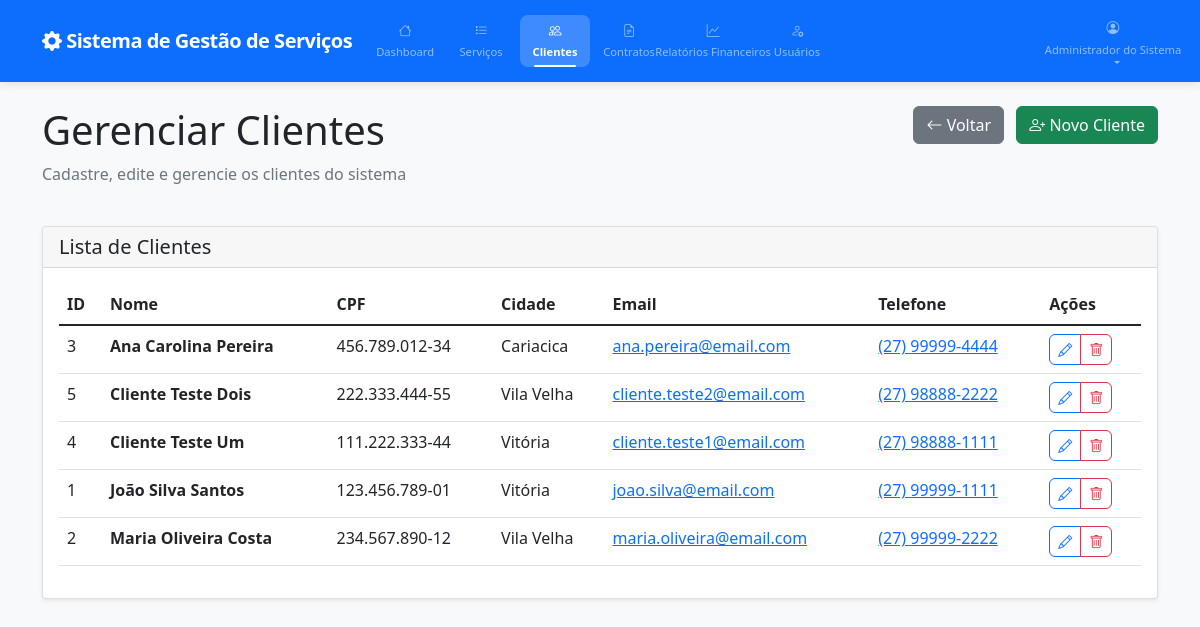
Before: /admin/clientes/list.php (signed in) with the older database file.
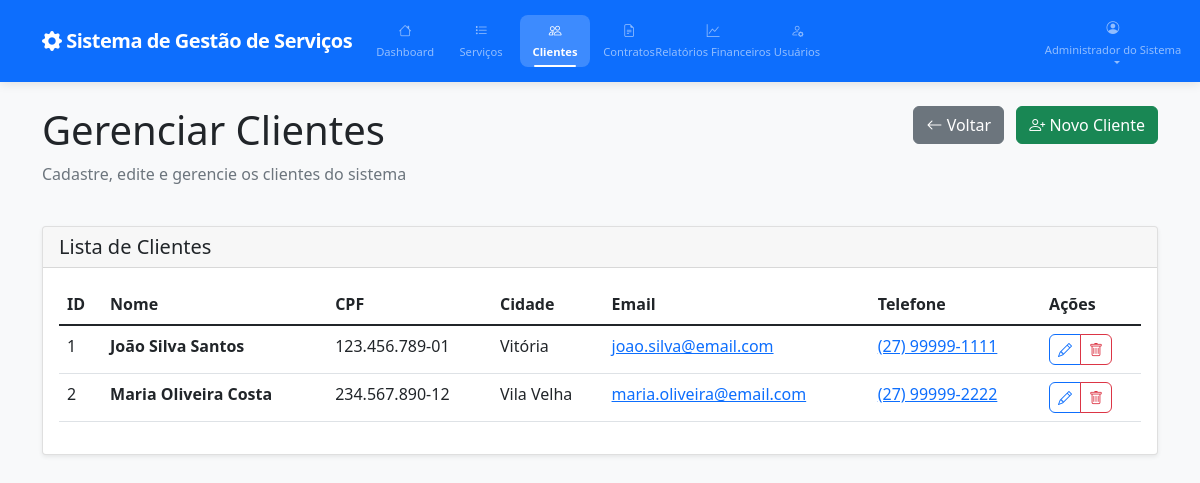
After: the same page with the newer database file.
### tables this page shows
CREATE TABLE `clientes` (
    `id` int(11) NOT NULL AUTO_INCREMENT,
    `nome` varchar(100) NOT NULL,
    `cpf` varchar(14) NOT NULL,
    `cidade` varchar(50) NOT NULL,
    `email` varchar(100) NOT NULL,
    `telefone` varchar(20) DEFAULT NULL,
    `endereco` varchar(200) DEFAULT NULL,
    `senha` varchar(255) DEFAULT NULL COMMENT 'Senha opcional para checkout express',
    `remember_token` varchar(255) DEFAULT NULL,
    `ativo` tinyint(1) DEFAULT 1,
    `created_at` timestamp DEFAULT CURRENT_TIMESTAMP,
    `updated_at` timestamp DEFAULT CURRENT_TIMESTAMP ON UPDATE CURRENT_TIMESTAMP,
    PRIMARY KEY (`id`),
    UNIQUE KEY `cpf` (`cpf`),
    UNIQUE KEY `email` (`email`)
);

### shared/config/auth.php (called while the page is built, shortened)
<?php
class Auth
{
    public static function getUser(): ?array
    {
        return $_SESSION['user'] ?? null;
    }
}

### shared/config/db.php (called while the page is built, shortened)
<?php
class Database
{
    private static $instance = null;
    private $connection;
    private $host = 'localhost';
    private $database = 'trabalho_web';
    private $username = 'root';
    private $password = '';
    private $charset = 'utf8mb4';
    private $socket = '/Applications/XAMPP/xamppfiles/var/mysql/mysql.sock';
    private function __construct()
    {
        $dsn = "mysql:host={$this->host};dbname={$this->database};charset={$this->charset};unix_socket={$this->socket}";
        $options = [
            PDO::ATTR_ERRMODE => PDO::ERRMODE_EXCEPTION,
            PDO::ATTR_DEFAULT_FETCH_MODE => PDO::FETCH_ASSOC,
            PDO::ATTR_EMULATE_PREPARES => false,
        ];
        try {
            $this->connection = new PDO($dsn, $this->username, $this->password, $options);
        } catch (PDOException $e) {
            error_log("Database connection failed: " . $e->getMessage());
            throw new PDOException("Database connection failed");
        }
    }
    public static function getInstance(): Database
    {
        if (self::$instance === null) {
            self::$instance = new self();
        }
        return self::$instance;
    }
    public function getConnection(): PDO
    {
        return $this->connection;
    }
}

### shared/dao/ClienteDAO.php (called while the page is built, shortened)
<?php
require_once __DIR__ . '/../config/db.php';
class ClienteDAO
{
    private $db;
    public function __construct()
    {
        $this->db = Database::getInstance()->getConnection();
    }
    public function findAll(): array
    {
        try {
            $stmt = $this->db->prepare("
                SELECT id, nome, cpf, cidade, email, telefone, endereco, created_at
                FROM clientes
                ORDER BY nome
            ");
            $stmt->execute();
            return $stmt->fetchAll();
        } catch (PDOException $e) {
            error_log("Error fetching all clients: " . $e->getMessage());
            return [];
        }
    }
}

### admin/clientes/list.php (the view, shortened to what this page needs)
<?php
require_once '../../shared/config/auth.php';
require_once '../../shared/dao/ClienteDAO.php';
$clienteDAO = new ClienteDAO();
$user = Auth::getUser();
$clientes = $clienteDAO->findAll();
?>
<!DOCTYPE html>
<html lang="pt-BR">
<head>
    <link href="https://cdn.jsdelivr.net/npm/bootstrap@5.1.3/dist/css/bootstrap.min.css" rel="stylesheet">
    <link href="https://cdn.jsdelivr.net/npm/bootstrap-icons@1.8.1/font/bootstrap-icons.css" rel="stylesheet">
    <link rel="stylesheet" href="../../shared/assets/css/style.css">
</head>
<body>
    <nav class="navbar navbar-expand-lg navbar-dark bg-primary">
        <div class="container">
            <a class="navbar-brand" href="../dashboard.php">
                <i class="bi bi-gear-fill"></i> Sistema de Gestão de Serviços
            </a>
            <div class="collapse navbar-collapse" id="navbarNav">
                <ul class="navbar-nav me-auto">
                    <li class="nav-item">
                        <a class="nav-link" href="../dashboard.php">
                            <i class="bi bi-house"></i> Dashboard
                        </a>
                    </li>
                    <li class="nav-item">
                        <a class="nav-link" href="../servicos/list.php">
                            <i class="bi bi-list-task"></i> Serviços
                        </a>
                    </li>
                    <li class="nav-item">
                        <a class="nav-link active" href="list.php">
                            <i class="bi bi-people"></i> Clientes
                        </a>
                    </li>
                    <li class="nav-item">
                        <a class="nav-link" href="../contratacao/listar.php">
                            <i class="bi bi-file-earmark-text"></i> Contratos
                        </a>
                    </li>
                    <li class="nav-item">
                        <a class="nav-link" href="../relatorios/financeiro.php">
                            <i class="bi bi-graph-up"></i> Relatórios Financeiros
                        </a>
                    </li>
                    <li class="nav-item">
                        <a class="nav-link" href="../usuarios/list.php">
                            <i class="bi bi-person-gear"></i> Usuários
                        </a>
                    </li>
                </ul>
                <ul class="navbar-nav">
                    <li class="nav-item dropdown">
                        <a class="nav-link dropdown-toggle" href="#" id="navbarDropdown" role="button" data-bs-toggle="dropdown">
                            <i class="bi bi-person-circle"></i> <?= htmlspecialchars($user['nome']) ?>
                        </a>
                    </li>
                </ul>
            </div>
        </div>
    </nav>
    <div class="container mt-4">
        <div class="row mb-4">
            <div class="col-md-6">
                <h1>Gerenciar Clientes</h1>
                <p class="text-muted">Cadastre, edite e gerencie os clientes do sistema</p>
            </div>
            <div class="col-md-6 text-end">
                <a href="../dashboard.php" class="btn btn-secondary me-2">
                    <i class="bi bi-arrow-left"></i> Voltar
                </a>
                <a href="form.php" class="btn btn-success">
                    <i class="bi bi-person-plus"></i> Novo Cliente
                </a>
            </div>
        </div>
        <div class="card">
            <div class="card-header">
                <h5 class="mb-0">Lista de Clientes</h5>
            </div>
            <div class="card-body">
                <?php if (empty($clientes)): ?>
                    <div class="text-center py-4">
                        <i class="bi bi-person-x" style="font-size: 3rem; color: #ccc;"></i>
                        <h5 class="mt-3">Nenhum cliente cadastrado</h5>
                        <p class="text-muted">Clique em "Novo Cliente" para começar</p>
                        <a href="form.php" class="btn btn-success">
                            <i class="bi bi-person-plus"></i> Cadastrar Primeiro Cliente
                        </a>
                    </div>
                <?php else: ?>
                    <div class="table-responsive">
                        <table class="table table-hover">
                            <thead>
                                <tr>
                                    <th>ID</th>
                                    <th>Nome</th>
                                    <th>CPF</th>
                                    <th>Cidade</th>
                                    <th>Email</th>
                                    <th>Telefone</th>
                                    <th>Ações</th>
                                </tr>
                            </thead>
                            <tbody>
                                <?php foreach ($clientes as $cliente): ?>
                                    <tr>
                                        <td><?= $cliente['id'] ?></td>
                                        <td>
                                            <strong><?= htmlspecialchars($cliente['nome']) ?></strong>
                                        </td>
                                        <td><?= htmlspecialchars($cliente['cpf']) ?></td>
                                        <td><?= htmlspecialchars($cliente['cidade']) ?></td>
                                        <td>
                                            <a href="mailto:<?= htmlspecialchars($cliente['email']) ?>">
                                                <?= htmlspecialchars($cliente['email']) ?>
                                            </a>
                                        </td>
                                        <td>
                                            <?php if ($cliente['telefone']): ?>
                                                <a href="tel:<?= htmlspecialchars($cliente['telefone']) ?>">
                                                    <?= htmlspecialchars($cliente['telefone']) ?>
                                                </a>
                                            <?php else: ?>
                                                <span class="text-muted">-</span>
                                            <?php endif; ?>
                                        </td>
                                        <td>
                                            <div class="btn-group" role="group">
                                                <a href="form.php?id=<?= $cliente['id'] ?>" class="btn btn-sm btn-outline-primary"
                                                    data-bs-toggle="tooltip" title="Editar">
                                                    <i class="bi bi-pencil"></i>
                                                </a>
                                                <button type="button" class="btn btn-sm btn-outline-danger"
                                                    onclick="deleteClient(<?= $cliente['id'] ?>, '<?= htmlspecialchars($cliente['nome']) ?>')"
                                                    data-bs-toggle="tooltip" title="Excluir">
                                                    <i class="bi bi-trash"></i>
                                                </button>
                                            </div>
                                        </td>
                                    </tr>
                                <?php endforeach; ?>
                            </tbody>
                        </table>
                    </div>
                <?php endif; ?>
            </div>
        </div>
    </div>
</body>
</html>

### shared/assets/css/style.css (style rules this page uses)
:root { --primary-color: #0d6efd; --secondary-color: #6c757d; --success-color: #198754; --danger-color: #dc3545; --warning-color: #ffc107; --info-color: #0dcaf0; --light-color: #f8f9fa; --dark-color: #212529; }
body { font-family: 'Segoe UI', Tahoma, Geneva, Verdana, sans-serif; background-color: var(--light-color); }
.navbar { box-shadow: 0 2px 10px rgba(0, 0, 0, 0.1); padding: 0.75rem 0; }
.navbar-brand { font-weight: 700; font-size: 1.25rem; letter-spacing: -0.5px; padding: 0.5rem 0; }
.navbar-nav { align-items: center; gap: 0.25rem; flex-wrap: nowrap; }
.navbar-nav .nav-item { margin: 0; flex-shrink: 0; }
.navbar-nav .nav-link { font-size: 0.75rem; font-weight: 500; padding: 0.5rem 0.6rem; border-radius: 0.5rem; transition: all 0.3s ease; text-align: center; min-width: 80px; max-width: 100px; display: flex; flex-direction: column; align-items: center; gap: 0.15rem; white-space: nowrap; }
.navbar-nav .nav-link i { font-size: 0.9rem; margin-bottom: 0.1rem; transition: transform 0.3s ease; }
.navbar-nav .nav-link.active { background-color: rgba(255, 255, 255, 0.2); font-weight: 600; position: relative; }
.navbar-nav .nav-link.active::after { content: ''; position: absolute; bottom: 0; left: 50%; transform: translateX(-50%); width: 60%; height: 2px; background-color: #fff; border-radius: 1px; }
.navbar-nav:last-child { margin-left: auto; }
.navbar-nav .dropdown-toggle::after { margin-left: 0.5rem; transition: transform 0.3s ease; }
@media (max-width: 1200px) { .navbar-nav .nav-link { min-width: 70px; max-width: 90px; font-size: 0.7rem; padding: 0.4rem 0.5rem; } }
@media (max-width: 1200px) { .navbar-nav .nav-link i { font-size: 0.8rem; } }
.navbar-brand { font-weight: bold; }
.card { box-shadow: 0 0.125rem 0.25rem rgba(0, 0, 0, 0.075); border: 1px solid rgba(0, 0, 0, 0.125); }
.btn { border-radius: 0.375rem; }
.table { background-color: white; }

Changed rows visible on the page:
removed clientes: id "3", nome "Ana Carolina Pereira", cpf "456.789.012-34", cidade "Cariacica", email "ana.pereira@email.com", telefone "(27) 99999-4444"
removed clientes: id "5", nome "Cliente Teste Dois", cpf "222.333.444-55", cidade "Vila Velha", email "cliente.teste2@email.com", telefone "(27) 98888-2222"
removed clientes: id "4", nome "Cliente Teste Um", cpf "111.222.333-44", cidade "Vitória", email "cliente.teste1@email.com", telefone "(27) 98888-1111"
